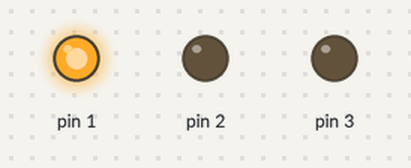
Bench run of a sketch on a simulated Arduino Uno, built with avr-gcc and run on an emulated ATmega328P. Shown: output pins drawn as LEDs (lit = HIGH).

Above: at 1.0 s.
At 2.05 s:
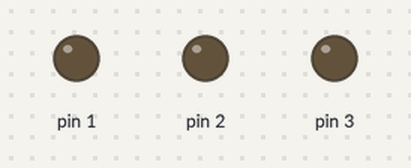
At 3.1 s:
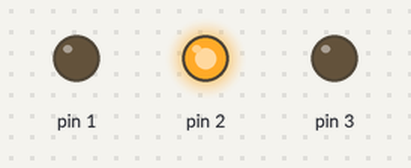
At 5.2 s:
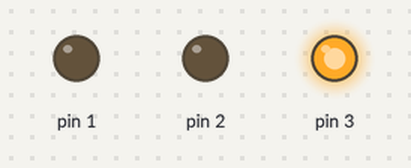
Timing chart, 0 to 8.2 s (numbered marks = the images above):
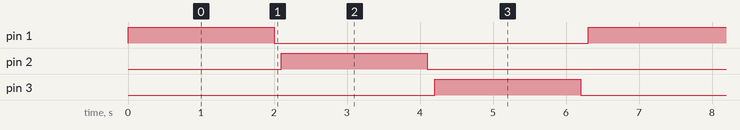

Measured:
- by itself, pin 1–3: alternates HIGH for 2.0 s and LOW for 4.3 s
- by itself, everything shown: repeats every 6.3 s, in 6 steps

The sketch:

Semaforo.ino
```cpp
void setup() {
  // put your setup code here, to run once:
  pinMode(1, OUTPUT);
  pinMode(2, OUTPUT);
  pinMode(3, OUTPUT);
}

void loop() {
  // put your main code here, to run repeatedly:
  digitalWrite(1, HIGH);
  delay(2000);
  digitalWrite(1, LOW);
  delay(100);
  digitalWrite(2, HIGH);
  delay(2000);
   digitalWrite(2, LOW);
  delay(100);
  digitalWrite(3, HIGH);
  delay(2000);
  digitalWrite(3, LOW);
  delay(100);
}
```
